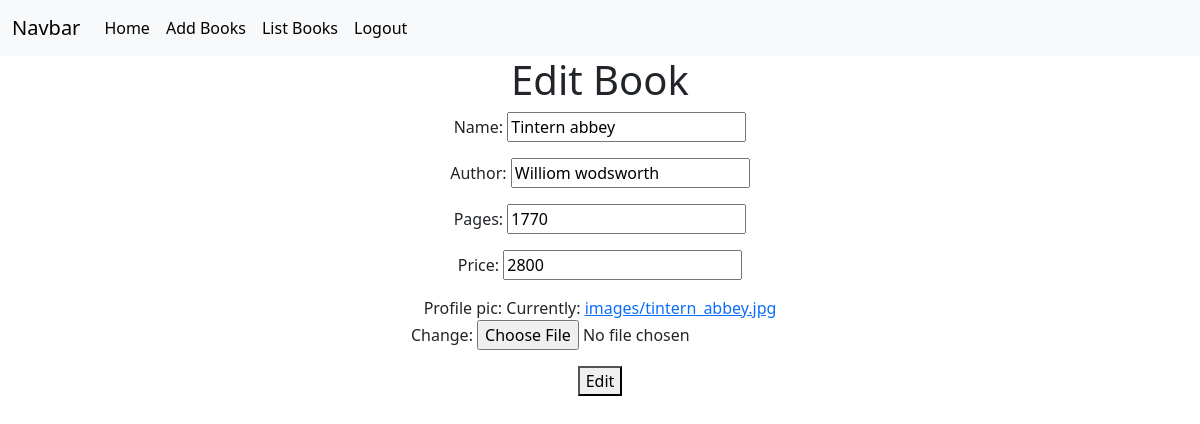
The page /book/7/edit (signed in) on the database its author committed.
### book/models.py (models this page shows, shortened)
class Books(models.Model):
    name=models.CharField(max_length=100)
    author=models.CharField(max_length=100)
    pages=models.PositiveIntegerField()
    price=models.PositiveIntegerField()
    profile_pic=models.ImageField(upload_to="images",null=True)

### book/views.py (the view, shortened to what this page needs)
# urls.py: path('book/<int:pk>/edit',views.BookEditView.as_view(),name="book-edit"),
@method_decorator(signin_required,name="dispatch")
class BookEditView(View):
    def get(self,request,*args,**kwargs):
        id=kwargs.get("pk")
        obj=Books.objects.get(id=id)
        form=BookModelForm(instance=obj)
        return render(request,"book_edit.html",{"form":form})

### book/forms.py
class BookModelForm(forms.ModelForm):
    class Meta:
        model=Books
        fields="__all__"
    widgets={
            "name":forms.TextInput(attrs={"class":"form-control"}),
            "author":forms.TextInput(attrs={"class":"form-control"}),
            "pages":forms.NumberInput(attrs={"class":"form-control"}),
            "price":forms.NumberInput(attrs={"class":"form-control"}),
    }

### book/views.py (called while the page is built)
def signin_required(fn):
    def wrapper(request,*args,**kwargs):
        if not request.user.is_authenticated:
            messages.error(request,"invalid session")
            return redirect("signin")
        else:
            return fn(request,*args,**kwargs)
    return wrapper

### book/templates/book_edit.html (shortened to what this page needs)
{%extends 'base.html'%}
{%block body_block%}
    <div class="container text-center">
        <h1>Edit Book</h1>
        <form action="" method="post" enctype="multipart/form-data">
            {{form.as_p}}
            <button type="submit">Edit</button>
        </form>
    </div>
    {%endblock%}

### rows shown on the page
Books: name "Tintern abbey", author "Williom wodsworth", pages "1770", price "2800"
